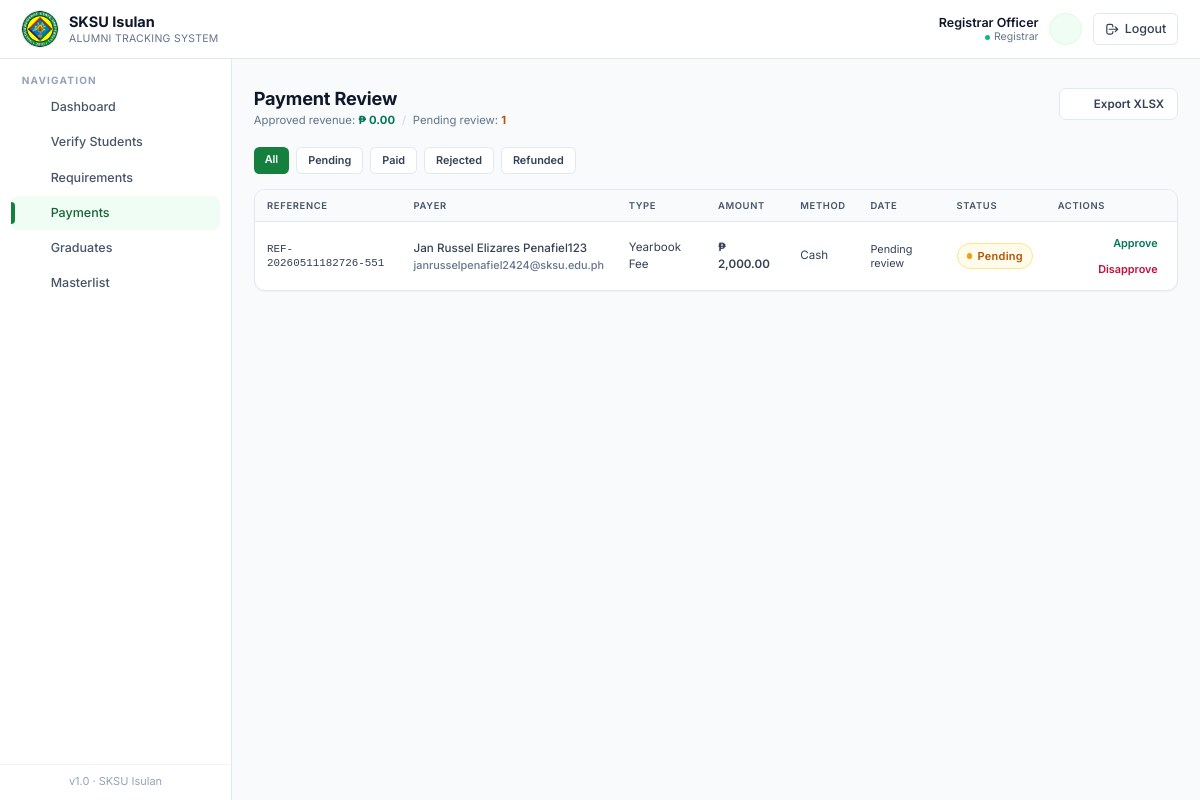
The app's page /pages/registrar/payments.php?status=all (signed in) with its own data.
### tables this page shows
CREATE TABLE `payments` (
  `id` int(11) NOT NULL,
  `user_id` int(11) NOT NULL,
  `payment_type` enum('Yearbook Fee','Graduation Fee','Donation','Other') NOT NULL,
  `amount` decimal(10,2) NOT NULL,
  `reference_no` varchar(50) NOT NULL,
  `payment_method` enum('Cash','GCash','Bank Transfer') DEFAULT 'Cash',
  `status` enum('paid','pending','refunded') DEFAULT 'paid',
  `remarks` text DEFAULT NULL,
  `paid_at` datetime DEFAULT current_timestamp()
);

CREATE TABLE `users` (
  `id` int(11) NOT NULL,
  `full_name` varchar(150) NOT NULL,
  `email` varchar(150) NOT NULL,
  `password` varchar(255) NOT NULL,
  `role` enum('student','registrar','alumni','admin') NOT NULL DEFAULT 'student',
  `contact` varchar(30) DEFAULT NULL,
  `address` varchar(255) DEFAULT NULL,
  `status` enum('active','inactive') DEFAULT 'active',
  `created_at` datetime DEFAULT current_timestamp()
);

### includes/db.php (called while the page is built, shortened)
<?php
function db_select($conn, $sql, $types = '', $params = []) {
    $stmt = mysqli_prepare($conn, $sql);
    mysqli_stmt_execute($stmt);
    $result = mysqli_stmt_get_result($stmt);
    $rows = [];
    while ($row = mysqli_fetch_assoc($result)) {
        $rows[] = $row;
    }
    return $rows;
}
function db_select_one($conn, $sql, $types = '', $params = []) {
    $rows = db_select($conn, $sql, $types, $params);
    return $rows[0] ?? null;
}
function e($value) {
    return htmlspecialchars((string)$value, ENT_QUOTES, 'UTF-8');
}

### includes/options.php (called while the page is built, shortened)
<?php
function app_payment_status_options(): array {
    return ['pending', 'paid', 'rejected', 'refunded'];
}

### pages/registrar/payments.php (the view, shortened to what this page needs)
<?php
require_once __DIR__ . '/../../includes/auth.php';
require_once __DIR__ . '/../../includes/helpers.php';
$status_filter = $_GET['status'] ?? 'pending';
$valid_filters = array_merge(['all'], app_payment_status_options());
$conds = ['1'];
$types = '';
$params = [];
$where = implode(' AND ', $conds);
$all_rows = db_select($conn,
    "SELECT p.*, u.full_name, u.email
     FROM payments p
     JOIN users u ON u.id=p.user_id
     WHERE $where
     ORDER BY CASE p.status WHEN 'pending' THEN 0 WHEN 'paid' THEN 1 WHEN 'rejected' THEN 2 ELSE 3 END, p.id DESC",
    $types,
    $params
);
$total = db_select_one($conn, "SELECT COALESCE(SUM(amount),0) AS s FROM payments WHERE status='paid'");
$pending_count = db_count($conn, 'payments', "status='pending'");
include __DIR__ . '/../../templates/header.php';
include __DIR__ . '/../../templates/sidebar.php';
?>
<main class="flex-1 px-4 sm:px-6 py-8">
  <div class="page-head">
    <div>
      <h1>Payment Review</h1>
      <p class="subtitle">
        Approved revenue: <span class="font-bold text-emerald-700"><?= fmt_money($total['s']) ?></span>
        <span class="mx-1 text-ink-300">/</span>
        Pending review: <span class="font-bold text-amber-700"><?= (int)$pending_count ?></span>
      </p>
    </div>
    <a href="<?= APP_URL ?>/actions/export_payments.php" class="btn-secondary">
      <?= icon('document','w-4 h-4') ?>
      Export XLSX
    </a>
  </div>
  <div class="mb-4 flex gap-2 flex-wrap">
    <?php foreach ($valid_filters as $filter):
      $active = $filter === $status_filter;
      $label = $filter === 'all' ? 'All' : ucfirst($filter);
    ?>
      <a href="?status=<?= e($filter) ?>" class="px-3 py-1.5 rounded-md text-xs font-semibold transition <?= $active ? 'bg-crimson-700 text-white' : 'bg-white text-ink-700 border border-ink-200 hover:bg-ink-50' ?>"><?= e($label) ?></a>
    <?php endforeach; ?>
  </div>
  <div class="table-wrap has-pagination overflow-x-auto">
    <table class="table-clean">
      <thead>
        <tr>
          <th class="pl-6">Reference</th>
          <th>Payer</th>
          <th>Type</th>
          <th>Amount</th>
          <th>Method</th>
          <th>Date</th>
          <th>Status</th>
          <th class="pr-6 text-right">Actions</th>
        </tr>
      </thead>
      <tbody>
        <?php foreach ($rows as $p): ?>
          <tr>
            <td class="pl-6 font-mono text-xs text-ink-600" data-label="Reference"><?= e($p['reference_no']) ?></td>
            <td class="font-medium text-ink-900" data-label="Payer">
              <div><?= e($p['full_name']) ?></div>
              <div class="text-xs text-ink-500"><?= e($p['email']) ?></div>
            </td>
            <td class="text-ink-700" data-label="Type"><?= e($p['payment_type']) ?></td>
            <td class="font-semibold text-ink-900" data-label="Amount"><?= fmt_money($p['amount']) ?></td>
            <td class="text-ink-600" data-label="Method"><?= e($p['payment_method']) ?></td>
            <td class="text-xs text-ink-500" data-label="Date"><?= $p['paid_at'] ? fmt_datetime($p['paid_at']) : ($p['status'] === 'pending' ? 'Pending review' : 'Not approved') ?></td>
            <td data-label="Status"><?= status_badge($p['status']) ?></td>
            <td class="pr-6 text-right" data-label="Actions">
              <?php if ($p['status'] === 'pending'): ?>
                <div class="inline-flex gap-1 flex-wrap justify-end">
                  <form action="<?= APP_URL ?>/actions/registrar_update_payment.php" method="post" class="inline">
                    <button type="submit" data-confirm="Approve this payment and mark it paid?" class="text-xs font-semibold text-emerald-700 hover:bg-emerald-50 px-2 py-1 rounded-md">Approve</button>
                  </form>
                  <form action="<?= APP_URL ?>/actions/registrar_update_payment.php" method="post" class="inline">
                    <button type="submit" data-confirm="Disapprove this payment?" data-confirm-button="Disapprove" class="text-xs font-semibold text-rose-700 hover:bg-rose-50 px-2 py-1 rounded-md">Disapprove</button>
                  </form>
                </div>
              <?php elseif ($p['status'] === 'paid'): ?>
                <a href="<?= APP_URL ?>/actions/receipt.php?id=<?= (int)$p['id'] ?>" target="_blank" class="text-xs font-semibold text-crimson-700 hover:bg-crimson-50 px-2 py-1 rounded-md">Receipt</a>
              <?php else: ?>
                <span class="text-xs text-ink-400">Reviewed</span>
              <?php endif; ?>
            </td>
          </tr>
        <?php endforeach; ?>
      </tbody>
    </table>
  </div>
</main>
<?php include __DIR__ . '/../../templates/footer.php'; ?>

### includes/helpers.php (shortened to what this page needs)
<?php
require_once __DIR__ . '/icons.php';
require_once __DIR__ . '/options.php';
function fmt_money($amount) {
    return '₱ ' . number_format((float)$amount, 2);
}
function status_badge($status) {
    $status = strtolower((string)$status);
    $map = [
        'pending'        => ['bg-amber-50',   'text-amber-700',   'border-amber-200',   '#f59e0b'],
        'approved'       => ['bg-emerald-50', 'text-emerald-700', 'border-emerald-200', '#10b981'],
        'rejected'       => ['bg-rose-50',    'text-rose-700',    'border-rose-200',    '#f43f5e'],
        'active'         => ['bg-emerald-50', 'text-emerald-700', 'border-emerald-200', '#10b981'],
        'inactive'       => ['bg-slate-100',  'text-slate-700',   'border-slate-200',   '#94a3b8'],
        'paid'           => ['bg-emerald-50', 'text-emerald-700', 'border-emerald-200', '#10b981'],
        'refunded'       => ['bg-sky-50',     'text-sky-700',     'border-sky-200',     '#0ea5e9'],
        'scheduled'      => ['bg-sky-50',     'text-sky-700',     'border-sky-200',     '#0ea5e9'],
        'attended'       => ['bg-emerald-50', 'text-emerald-700', 'border-emerald-200', '#10b981'],
        'cancelled'      => ['bg-rose-50',    'text-rose-700',    'border-rose-200',    '#f43f5e'],
        'employed'       => ['bg-emerald-50', 'text-emerald-700', 'border-emerald-200', '#10b981'],
        'unemployed'     => ['bg-rose-50',    'text-rose-700',    'border-rose-200',    '#f43f5e'],
        'self-employed'  => ['bg-indigo-50',  'text-indigo-700',  'border-indigo-200',  '#6366f1'],
        'further studies'=> ['bg-violet-50',  'text-violet-700',  'border-violet-200',  '#8b5cf6'],
        'upcoming'       => ['bg-sky-50',     'text-sky-700',     'border-sky-200',     '#0ea5e9'],
        'ongoing'        => ['bg-amber-50',   'text-amber-700',   'border-amber-200',   '#f59e0b'],
        'completed'      => ['bg-emerald-50', 'text-emerald-700', 'border-emerald-200', '#10b981'],
    ];
    [$bg, $tx, $br, $dot] = $map[$status] ?? ['bg-slate-50','text-slate-700','border-slate-200','#94a3b8'];
    $label = e(ucfirst($status));
    return '<span class="inline-flex items-center gap-1.5 px-2.5 py-1 rounded-full text-[11px] font-semibold tracking-wide border '
        . $bg . ' ' . $tx . ' ' . $br . '">'
        . '<span class="w-1.5 h-1.5 rounded-full" style="background:' . $dot . '"></span>'
        . $label . '</span>';
}
function db_count($conn, $table, $where = '1', $types = '', $params = []) {
    $sql = "SELECT COUNT(*) AS cnt FROM {$table} WHERE {$where}";
    $row = db_select_one($conn, $sql, $types, $params);
    return (int)($row['cnt'] ?? 0);
}

### assets/css/app.css (style rules this page uses)
:root { --crimson-50:#f0fdf4; --crimson-100:#dcfce7; --crimson-200:#bbf7d0; --crimson-300:#86efac; --crimson-400:#4ade80; --crimson-500:#22c55e; --crimson-600:#16a34a; --crimson-700:#15803d; --crimson-800:#166534; --crimson-900:#14532d; --ink-50:#f8fafc; --ink-100:#f1f5f9; --ink-200:#e2e8f0; --ink-300:#cbd5e1; --ink-400:#94a3b8; --ink-500:#64748b; --ink-600:#475569; --ink-700:#334155; --ink-800:#1e293b; --ink-900:#0f172a; }
html { font-size: 14.5px; }
html, body { font-family: 'Inter', ui-sans-serif, system-ui, -apple-system, 'Segoe UI', Roboto, sans-serif; }
body { color: var(--ink-800); background: var(--ink-50); line-height: 1.5; }
.btn-primary, .btn-secondary, .btn-ghost, .btn-danger { display: inline-flex; align-items: center; justify-content: center; gap: 0.45rem; font-weight: 600; font-size: 0.8rem; padding: 0.55rem 0.9rem; border-radius: 0.5rem; transition: background .15s ease, color .15s ease, border-color .15s ease, box-shadow .15s ease, transform .05s ease; border: 1px solid transparent; cursor: pointer; line-height: 1.25; }
.btn-secondary { background:#fff; color: var(--ink-700); border-color: var(--ink-200); }
.table-clean { width:100%; border-collapse: separate; border-spacing: 0; font-size: 0.8rem; }
.table-clean thead th { background: var(--ink-50); color: var(--ink-600); font-weight: 600; text-align:left; padding: 0.6rem 0.85rem; font-size: 0.65rem; text-transform: uppercase; letter-spacing: 0.07em; border-bottom:1px solid var(--ink-200); white-space: nowrap; }
.table-clean tbody td { padding: 0.7rem 0.85rem; border-bottom:1px solid var(--ink-100); color: var(--ink-700); vertical-align: middle; }
.table-clean tbody tr:last-child td { border-bottom: none; }
.table-clean tbody tr { transition: background .12s ease; }
.table-wrap { background:#fff; border:1px solid var(--ink-200); border-radius: 0.75rem; overflow: hidden; box-shadow: 0 1px 2px rgba(15,23,42,0.04); }
.page-head { display:flex; align-items: flex-start; justify-content: space-between; gap: 1rem; margin-bottom: 1.25rem; flex-wrap: wrap; }
.page-head h1 { font-size: 1.25rem; font-weight: 700; color: var(--ink-900); letter-spacing: -0.01em; line-height: 1.2; }
.page-head .subtitle { font-size: 0.78rem; color: var(--ink-500); margin-top: 0.15rem; }
.table-wrap.has-pagination { border-bottom-left-radius: 0; border-bottom-right-radius: 0; border-bottom: 0; }
.table-wrap.has-pagination:not(:has(+ .pagination)) { border-bottom-left-radius: 0.75rem; border-bottom-right-radius: 0.75rem; border-bottom: 1px solid var(--ink-200); }

### records on screen
payments: reference_no "REF-20260511182726-551", user.full_name "Jan Russel Elizares Penafiel123", user.email "janrusselpenafiel2424@sksu.edu.ph", payment_type "Yearbook Fee", amount "₱ 2,000.00", payment_method "Cash", shows "Pending review", status "Pending"

### other values on screen
$_SESSION['full_name'] "Registrar Officer"
$_role "Registrar"
$label "Dashboard"
$label "Verify Students"
$label "Requirements"
$label "Payments"
$label "Graduates"
$label "Masterlist"
fmt_money($total['s']) "₱ 0.00"
$pending_count "1"
$label "All"
$label "Pending"
$label "Paid"
$label "Rejected"
$label "Refunded"
